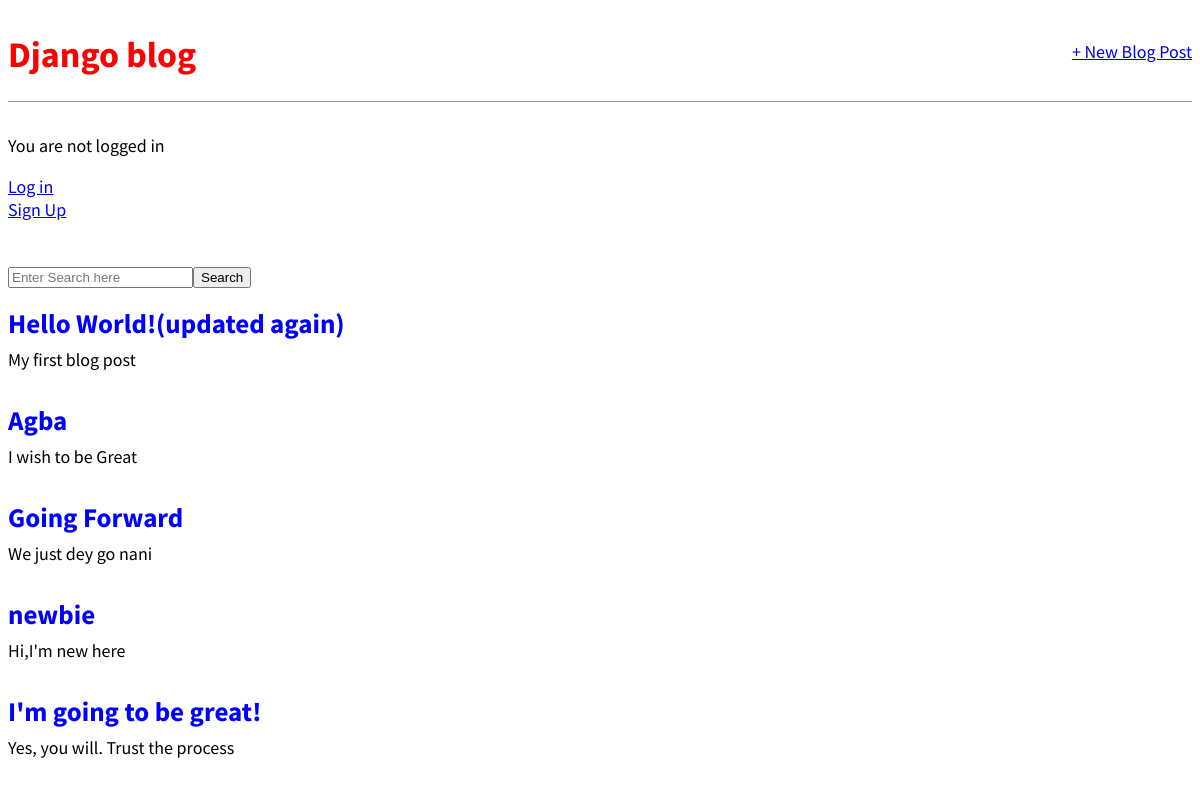
The page / on the database its author committed.
### blog/models.py (models this page shows, shortened)
class Post(models.Model):
    title = models.CharField(max_length=200)
    author = models.ForeignKey('auth.User', on_delete= models.CASCADE)
    body = models.TextField()

### blog/views.py (the view)
# urls.py: path('',BlogListView.as_view(), name='home'),
class BlogListView( ListView):
    model = Post
    context_object_name = 'posts'
    template_name = 'home.html'
    def get_context_data(self, **kwargs):
        context= super().get_context_data(**kwargs)
        search_input = self.request.GET.get('search-area') or ''
        if search_input:
            context['posts'] = context['posts'].filter(title__icontains=search_input)
        return context

### blog/templates/home.html
{% extends 'base.html' %}
{% block content %}
<form method="GET" style="display: flex;">
    <input type='text' name='search-area' placeholder="Enter Search here" value="{{search_input}}">
    <input class="button" type="submit" value='Search'>
</form>
    {% for post in posts %}
        <div class="post-entry">
            <h2><a href="{%url 'post_detail' post.id %}">{{ post.title }}</a></h2>
            <p>{{ post.body }}</p>
        </div>
        {%empty%}
        <h3>No Posts!</h3>
    {% endfor %}
{% endblock content %}

### blog/templates/base.html (shortened to what this page needs)
{% load static%}
<html>
    <head>
        <link href="{% static 'css/base.css' %}" rel="stylesheet">
    </head>
    <body>
        <header>
            <div class="nav-left">
                <h1><a href="{% url 'home' %}">Django blog</a></h1>
            </div>
            <div class="nav-right">
                <a href="{% url 'post_new' %}">+ New Blog Post</a>
            </div>
        </header>
        {%if user.is_authenticated%}
            <p>Hey {{user.username}}</p>
            <a href="{%url 'logout'%}">Log out</a>
        {%else%}
            <p>You are not logged in</p>
            <a href="{%url 'login'%}">Log in</a>
            <br>
            <a href="{% url 'signup' %}">Sign Up</a>
        {%endif%}
    <div>
        <br>
        <br>
        {% block content %}
        {% endblock content %}
    </div>
    </body>
</html>

### blog/static/css/base.css (style rules this page uses)
header h1 a { color: red; text-decoration: none; }
body { font-family: 'Source Sans Pro', sans-serif; font-size: 18px; }
header { border-bottom: 1px solid #999; margin-bottom: 2rem; display: flex; }
.nav-left { margin-right: auto; }
.nav-right { display: flex; padding-top: 2rem; }
.post-entry { margin-bottom: 2rem; }
.post-entry h2 { margin: 0.5rem 0; }
.post-entry h2 a, .post-entry h2 a:visited { color: blue; text-decoration: none; }
.post-entry p { margin: 0; font-weight: 400; }

### rows shown on the page
Post: title "Hello World!(updated again)", body "My first blog post"
Post: title "Agba", body "I wish to be Great"
Post: title "Going Forward", body "We just dey go nani"
Post: title "newbie", body "Hi,I'm new here"
Post: title "I'm going to be great!", body "Yes, you will. Trust the process"
